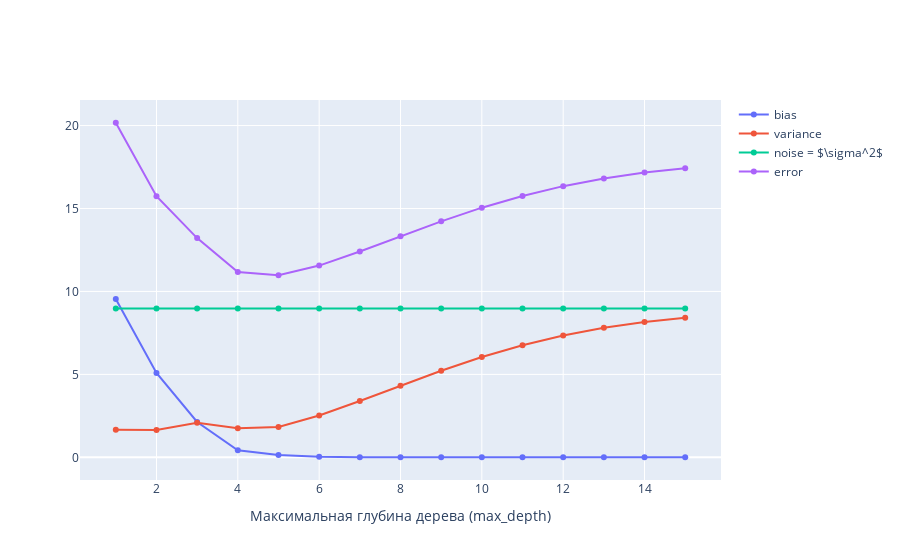

The notebook cell saved with this chart:
### Code cell
plot_bias_variance(bias_variance_trees, target_parameter_name="Tree depth", target_parameter_values=depth)

### Figure 1 — Plotly figure (JSON) as saved in the notebook; plotly's stock layout.template omitted (floating-point values rounded to 4 significant figures)
{"data": [{"mode": "markers+lines", "name": "bias", "type": "scatter", "x": [1, 2, 3, 4, 5, 6, 7, 8, 9, 10, 11, 12, 13, 14, 15], "y": [9.538, 5.085, 2.13, 0.4232, 0.1454, 0.0385, 0.01094, 0.005651, 0.004788, 0.005301, 0.005534, 0.006277, 0.007109, 0.007665, 0.007987]}, {"mode": "markers+lines", "name": "variance", "type": "scatter", "x": [1, 2, 3, 4, 5, 6, 7, 8, 9, 10, 11, 12, 13, 14, 15], "y": [1.659, 1.651, 2.078, 1.748, 1.83, 2.521, 3.399, 4.317, 5.222, 6.046, 6.753, 7.343, 7.807, 8.161, 8.42]}, {"mode": "markers+lines", "name": "noise = $\\sigma^2$", "type": "scatter", "x": [1, 2, 3, 4, 5, 6, 7, 8, 9, 10, 11, 12, 13, 14, 15], "y": [8.971, 8.971, 8.971, 8.971, 8.971, 8.971, 8.971, 8.971, 8.971, 8.971, 8.971, 8.971, 8.971, 8.971, 8.971]}, {"mode": "markers+lines", "name": "error", "type": "scatter", "x": [1, 2, 3, 4, 5, 6, 7, 8, 9, 10, 11, 12, 13, 14, 15], "y": [20.17, 15.74, 13.22, 11.17, 10.98, 11.56, 12.41, 13.32, 14.22, 15.05, 15.76, 16.35, 16.81, 17.17, 17.42]}], "layout": {"xaxis": {"title": {"text": "Максимальная глубина дерева (max_depth)"}}}}
